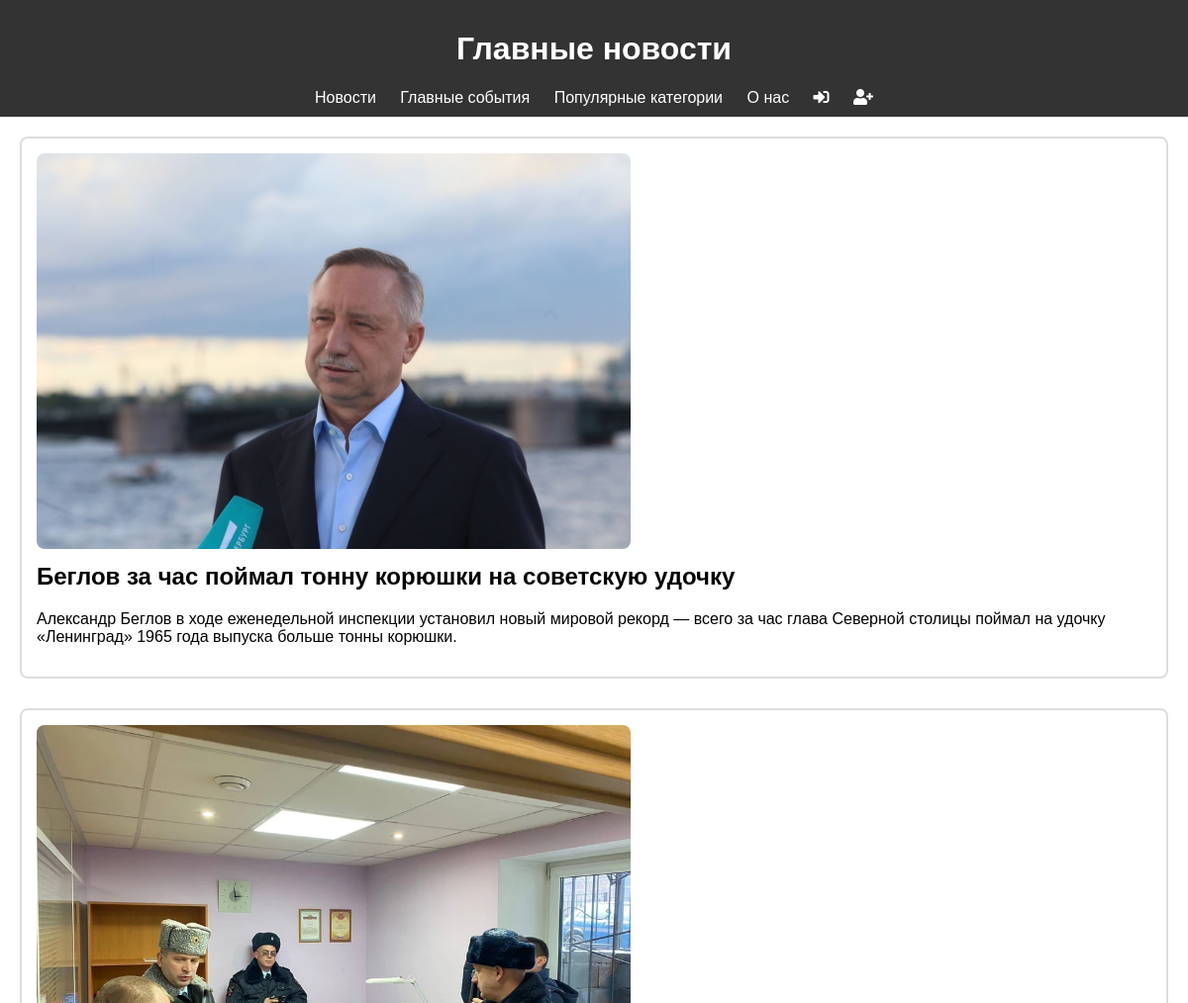
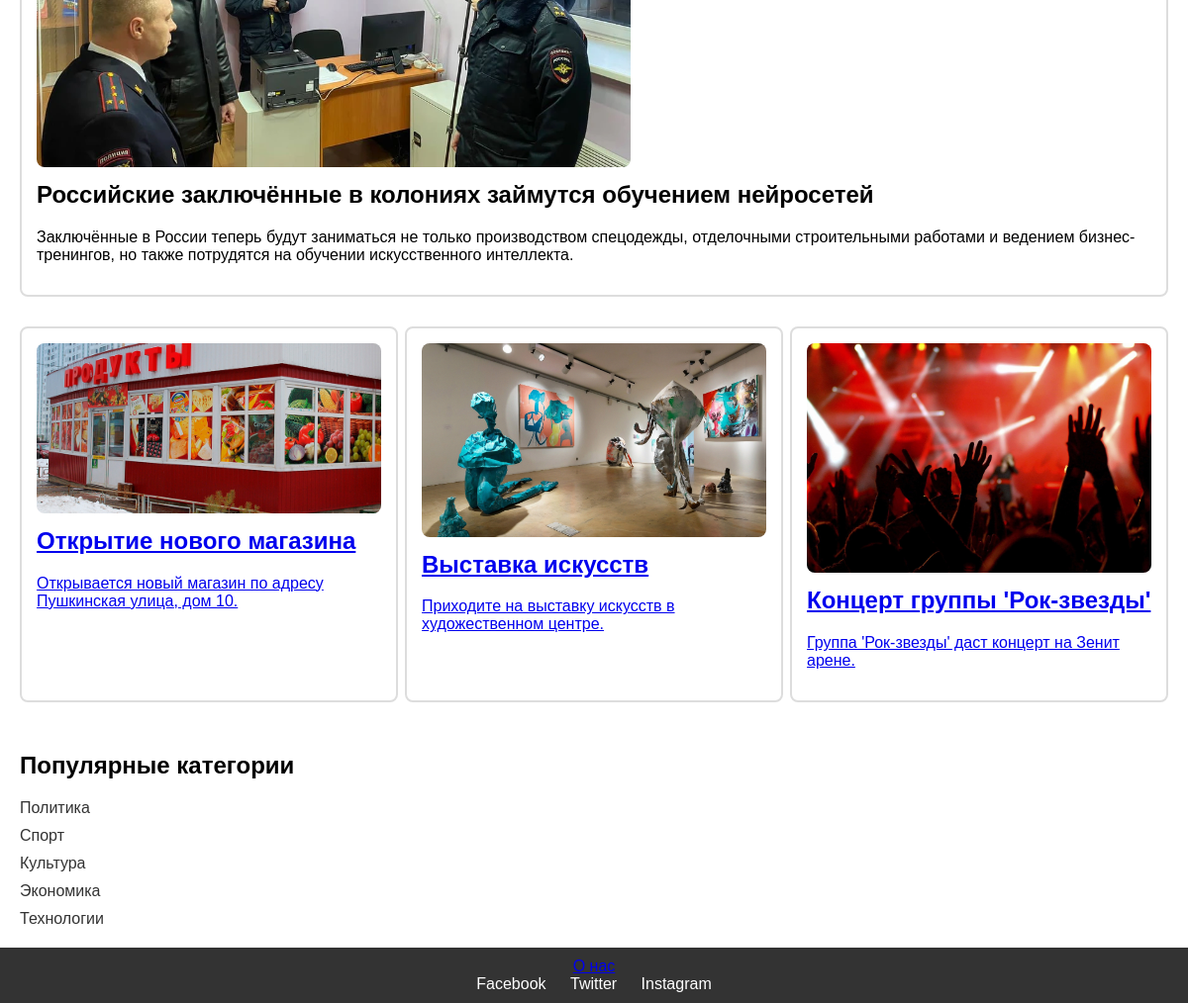
The page / on the database its author committed (2 pictures, top to bottom).
### news/models.py (models this page shows, shortened)
class Article(models.Model):
    headline = models.CharField(max_length=128)
    description = models.CharField(max_length=1024)
    text = models.CharField(max_length=4096)
    category = models.ForeignKey(Category, null=True, default=None, on_delete=models.CASCADE, related_name="Category")
    image = models.ImageField(upload_to='article_images/%Y/%m/%d', blank=True)
    pub_date = models.DateTimeField(auto_now_add=True)
    author_profile = models.ForeignKey(Profile, default=None, on_delete=models.CASCADE)

class Event(models.Model):
    title = models.CharField(max_length=128)
    description = models.CharField(max_length=1024)
    date = models.DateField()
    image = models.ImageField(upload_to='event_images/%Y/%m/%d', blank=True)
    address = models.CharField(max_length=255, default="null")  # Адрес события
    latitude = models.DecimalField(max_digits=9, decimal_places=6, default=0)  # Широта
    longitude = models.DecimalField(max_digits=9, decimal_places=6, default=0)  # Долгота

class Category(models.Model):
    name = models.CharField(max_length=100)

### news/views.py (the view)
# urls.py: path('', views.news_list, name='main'),
def news_list(request):
    main_news = Article.objects.all()
    popular_categories = Category.objects.all()
    main_events = Event.objects.all()
    return render(request, 'home.html',
                  {'main_news': main_news, 'popular_categories': popular_categories, 'main_events': main_events})

### templates/home.html (shortened to what this page needs)
{% extends 'base.html' %}
{% block content %}
<section id="main-news" class="main-news">
    {% for article in main_news %}
    <article>
        <img src="{{ article.image.url }}" alt="{{ article.title }}">
        <h2>{{ article.headline }}</h2>
        <p>{{ article.description }}</p>
    </article>
    {% endfor %}
</section>
<section id="main-events" class="main-events">
    {% for event in main_events %}
    <article>
        <a href="{% url 'event_detail' event.id %}">
            <img src="{{ event.image.url }}" alt="{{ event.title }}">
            <h2>{{ event.title }}</h2>
            <p>{{ event.description }}</p>
        </a>
    </article>
    {% endfor %}
</section>
<section id="popular-categories" class="popular-categories">
    <h2>Популярные категории</h2>
    <ul class="category-list">
        {% for category in popular_categories %}
            <li><a href="{% url 'articles_by_category' category.id %}">{{ category.name }}</a></li>
        {% endfor %}
    </ul>
</section>
{% endblock %}

### templates/base.html (shortened to what this page needs)
{% load static %}
<!DOCTYPE html>
<html lang="en">
<head>
    <link rel="stylesheet" href="{% static 'style.css' %}">
    <link rel="stylesheet" href="https://unpkg.com/leaflet@1.9.4/dist/leaflet.css"
/>
    <link rel="stylesheet" href="https://cdnjs.cloudflare.com/ajax/libs/font-awesome/5.15.3/css/all.min.css">
</head>
<body>
<header>
    <h1>Главные новости</h1>
    <nav>
        <a href="{% url 'main' %}">Новости</a>
        <a href="{% url 'event_list' %}">Главные события</a>
        <a href="{% url 'categories' %}">Популярные категории</a>
        <a href="{% url 'about' %}">О нас</a>
        <a href="{% url 'login' %}"><i class="fas fa-sign-in-alt"></i></a>
        <a href="{% url 'register' %}"><i class="fas fa-user-plus"></i></a>
    </nav>
</header>
<main>
    {% block content %}
    {% endblock %}
</main>
<footer>
    <a href="{% url 'about' %}">О нас</a>
    <div class="social-links">
        <a href="#" target="_blank" rel="noopener noreferrer">Facebook</a>
        <a href="#" target="_blank" rel="noopener noreferrer">Twitter</a>
        <a href="#" target="_blank" rel="noopener noreferrer">Instagram</a>
    </div>
</footer>
</body>
</html>

### static/style.css (style rules this page uses)
body { font-family: 'Arial', sans-serif; margin: 0; padding: 0; }
header { background-color: #333; color: #fff; padding: 10px; text-align: center; }
nav a { color: #fff; margin: 0 10px; text-decoration: none; }
section { margin: 20px; }
article { margin-bottom: 30px; border: 2px solid #ddd; border-radius: 8px; padding: 15px; }
article img { width: 100%; max-width: 600px; border-radius: 8px; }
article h2 { margin-top: 10px; }
footer { background-color: #333; color: #fff; padding: 10px; text-align: center; }
.social-links a { color: #fff; margin: 0 10px; text-decoration: none; }
.main-events { display: flex; justify-content: space-between; }
.main-events article { width: 30%; }
.popular-categories ul { list-style: none; padding: 0; }
.popular-categories li { margin-bottom: 10px; }
.popular-categories a { color: #333; text-decoration: none; }

### rows shown on the page
Article: image (picture), headline "Беглов за час поймал тонну корюшки на советскую удочку", description "Александр Беглов в ходе еженедельной инспекции установил новый мировой рекорд — всего за час глава Северной столицы поймал на удочку «Ленинград» 1965 года выпуска больше тонны корюшки."
Article: image (picture), headline "Российские заключённые в колониях займутся обучением нейросетей", description "Заключённые в России теперь будут заниматься не только производством спецодежды, отделочными строительными работами и ведением бизнес-тренингов, но также потрудятся на обучении искусственного интеллекта."
Event: image (picture), title "Открытие нового магазина", description "Открывается новый магазин по адресу Пушкинская улица, дом 10."
Event: image (picture), title "Выставка искусств", description "Приходите на выставку искусств в художественном центре."
Event: image (picture), title "Концерт группы 'Рок-звезды'", description "Группа 'Рок-звезды' даст концерт на Зенит арене."
Category: name "Политика"
Category: name "Спорт"
Category: name "Культура"
Category: name "Экономика"
Category: name "Технологии"
